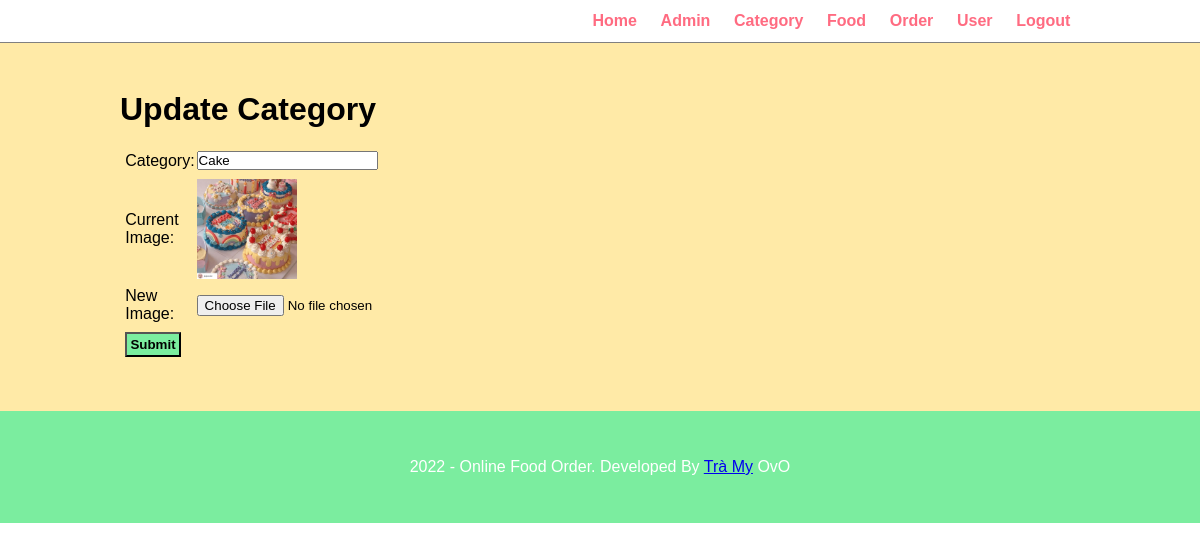
The app's page /admin/update-category.php?id=Cake with its own data.
### tables this page shows
CREATE TABLE `category` (
  `category` varchar(50) NOT NULL,
  `image` varchar(255) NOT NULL
);

### admin/update-category.php (the view, shortened to what this page needs)
<?php include('parts/menu.php')?>
        <div class = "maincontent">
            <div class = "wrapper">
                <h1>Update Category</h1>
                <br />
                <?php
                    $id=$_GET['id'];
                    $sql="SELECT * FROM category WHERE category='$id'";
                    $res=mysqli_query($conn, $sql);
                    $count = mysqli_num_rows($res);
                    if($count==1)
                    {
                        $row=mysqli_fetch_assoc($res);
                        $category = $row['category'];
                        $image = $row['image'];
                    }
                    else
                    {
                        $_SESSION['update'] = "<div class='error'>Category doesn't exist</div>";
                        header('location:'.SITEURL.'admin/manage-admin.php');
                    }
                ?>
                <form action="" method="POST" enctype="multipart/form-data">
                    <table  class="tbl-30">
                        <tr>
                            <td>Category: </td>
                            <td>
                                <input type="text" name="category" value=<?php echo $category; ?>>
                            </td>
                        </tr>
                        <tr>
                            <td>Current Image: </td>
                            <td>
                                    <img src="<?php echo SITEURL; ?>images/<?php echo $image; ?>" width="100px">
                            </td>
                        </tr>
                        <tr>
                            <td>New Image: </td>
                            <td>
                                <input type="file" name="image">
                            </td>
                        </tr>
                        <tr>
                            <td colspan="2">
                                <input type="submit" name="submit" value="Submit" class="btn-secondary">
                            </td>
                        </tr>
                    </table>
                </form>
            </div>
        </div>
<?php include('parts/footer.php')?>

### css/admin.css (style rules this page uses)
* { margin: 0; padding: 0; font-family: Arial, Helvetica, sans-serif; }
.wrapper { padding: 1%; width: 80%; margin: 0 auto; }
.tbl-30 { width: 30%; }
.btn-secondary { background-color: #7bed9f; padding: 1%; color: black; text-decoration: none; font-weight: bold; }
.maincontent { padding: 3% 0; background-color: #ffeaa7; }
table tr td { padding: 1%; }

### records on screen
category: category "Cake", image (picture)
